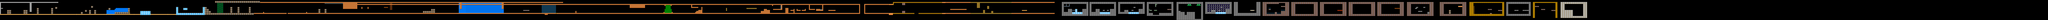

This is a level from a 2D game, rendered from its Tiled map with the project's own tilesets. A one-line summary and the map file follow, with tile-layer data summarised:
An orthogonal 2000x20 tile map with 32x32 px tiles, 2 tile layers (background, tiles), 9 tilesets and 471 objects (9x IceBlock, 8x GravityChange, 5x Death, 5x SpringBouncer, 5x Bat, ...).

<map version="1.10" tiledversion="1.12.2" orientation="orthogonal" renderorder="right-down" width="2000" height="20" tilewidth="32" tileheight="32" infinite="0" nextlayerid="15" nextobjectid="640">
 <tileset firstgid="1" source="../tsx/Tileset1.tsx" />
 <tileset firstgid="1025" source="../tsx/Gravity Man Stage.tsx" />
 <tileset firstgid="4609" source="../tsx/MM3Wily1.tsx" />
 <tileset firstgid="4713" source="../tsx/Blizzardman.tsx" />
 <tileset firstgid="4937" source="../tsx/MM10Wily1.tsx" />
 <tileset firstgid="5225" source="../tsx/Reactor_Man_3.tsx" />
 <tileset firstgid="5465" source="../tsx/GlacierManTileset.tsx" />
 <tileset firstgid="22745" source="../tsx/Wily2.tsx" />
 <tileset firstgid="22997" source="../tsx/PunkCityTileset.tsx" />
 <layer id="11" name="background" width="2000" height="20">
  <data>[40000 cells, 997 non-empty, 9 distinct tile ids]</data>
 </layer>
 <layer id="1" name="tiles" width="2000" height="20">
  <data>[40000 cells, 6602 non-empty, 93 distinct tile ids]</data>
 </layer>
 <objectgroup id="13" name="TODO">
  <object id="300" name="730,14" x="23376" y="184">
   <point />
  </object>
 </objectgroup>
 <objectgroup id="3" name="game_rooms">
  <object id="5" name="room_1" x="0" y="128" width="960" height="352" />
  <object id="11" name="room_2" x="960" y="128" width="1440" height="352" />
  <object id="22" name="room_3" x="2400" y="128" width="928" height="352" />
  <object id="34" name="room_4" x="3328" y="128" width="864" height="352" />
  <object id="40" name="room_5" x="4192" y="128" width="1056" height="352" />
  <object id="45" name="room_6" x="5248" y="128" width="1152" height="352" />
  <object id="62" name="room_7" x="6400" y="128" width="1696" height="352" />
  <object id="70" name="room_8" x="8096" y="128" width="1664" height="352" />
  <object id="80" name="room9" x="9760" y="128" width="4640" height="352" />
  <object id="120" name="room10" x="14400" y="128" width="1760" height="352" />
  <object id="121" name="room11" x="16160" y="128" width="1664" height="352" />
  <object id="152" name="room12" x="17856" y="96" width="8416" height="352" />
  <object id="221" name="room13" x="26272" y="96" width="608" height="352" />
  <object id="222" name="room14" x="27008" y="96" width="928" height="352" />
  <object id="232" name="room15" x="27904" y="64" width="1568" height="384" />
  <object id="248" name="room16" x="29472" y="64" width="2144" height="384" />
  <object id="273" name="room17" x="31616" y="64" width="1344" height="384" />
  <object id="314" name="room18" x="33184" y="64" width="832" height="448" />
  <object id="335" name="room19" x="34048" y="64" width="832" height="448" />
  <object id="347" name="room20" x="34944" y="64" width="832" height="448" />
  <object id="354" name="room21" x="35840" y="64" width="832" height="448" />
  <object id="386" name="room22" x="36768" y="64" width="832" height="576" />
  <object id="420" name="room23" x="37664" y="64" width="832" height="448" />
  <object id="438" name="room24" x="38560" y="64" width="832" height="448" />
  <object id="460" name="room25" x="39456" y="64" width="832" height="448" />
  <object id="495" name="room25" x="40352" y="64" width="832" height="448" />
  <object id="506" name="room26" x="41248" y="64" width="832" height="448" />
  <object id="513" name="room27" x="42144" y="64" width="832" height="448" />
  <object id="520" name="room28" x="43040" y="64" width="832" height="448" />
  <object id="534" name="room29" x="43968" y="64" width="832" height="448" />
  <object id="550" name="room30" x="44992" y="64" width="832" height="448" />
  <object id="564" name="room31" x="45920" y="64" width="1088" height="448" />
  <object id="572" name="room32" x="47040" y="64" width="800" height="448" />
  <object id="590" name="room33" x="47872" y="64" width="832" height="512" />
  <object id="608" name="room34" x="48768" y="64" width="832" height="512" />
  <object id="621" name="room35" x="49696" y="64" width="832" height="512" />
 </objectgroup>
 <objectgroup id="2" name="blocks">
  <!-- 249 objects omitted --></objectgroup>
 <objectgroup id="10" name="children">
  <!-- 29 objects omitted --></objectgroup>
 <objectgroup id="7" name="items">
  <!-- 2 objects omitted --></objectgroup>
 <objectgroup id="9" name="sensors">
  <!-- 5 objects omitted --></objectgroup>
 <objectgroup id="6" name="specials">
  <!-- 34 objects omitted --></objectgroup>
 <objectgroup id="8" name="hazards">
  <!-- 17 objects omitted --></objectgroup>
 <objectgroup id="14" name="decorations">
  <!-- 4 objects omitted --></objectgroup>
 <objectgroup id="12" name="projectiles">
  <!-- 2 objects omitted --></objectgroup>
 <objectgroup id="5" name="enemies">
  <!-- 91 objects omitted --></objectgroup>
 <objectgroup id="4" name="player">
  <!-- 1 objects omitted --></objectgroup>
</map>
<!-- 434 of 471 objects omitted -->
